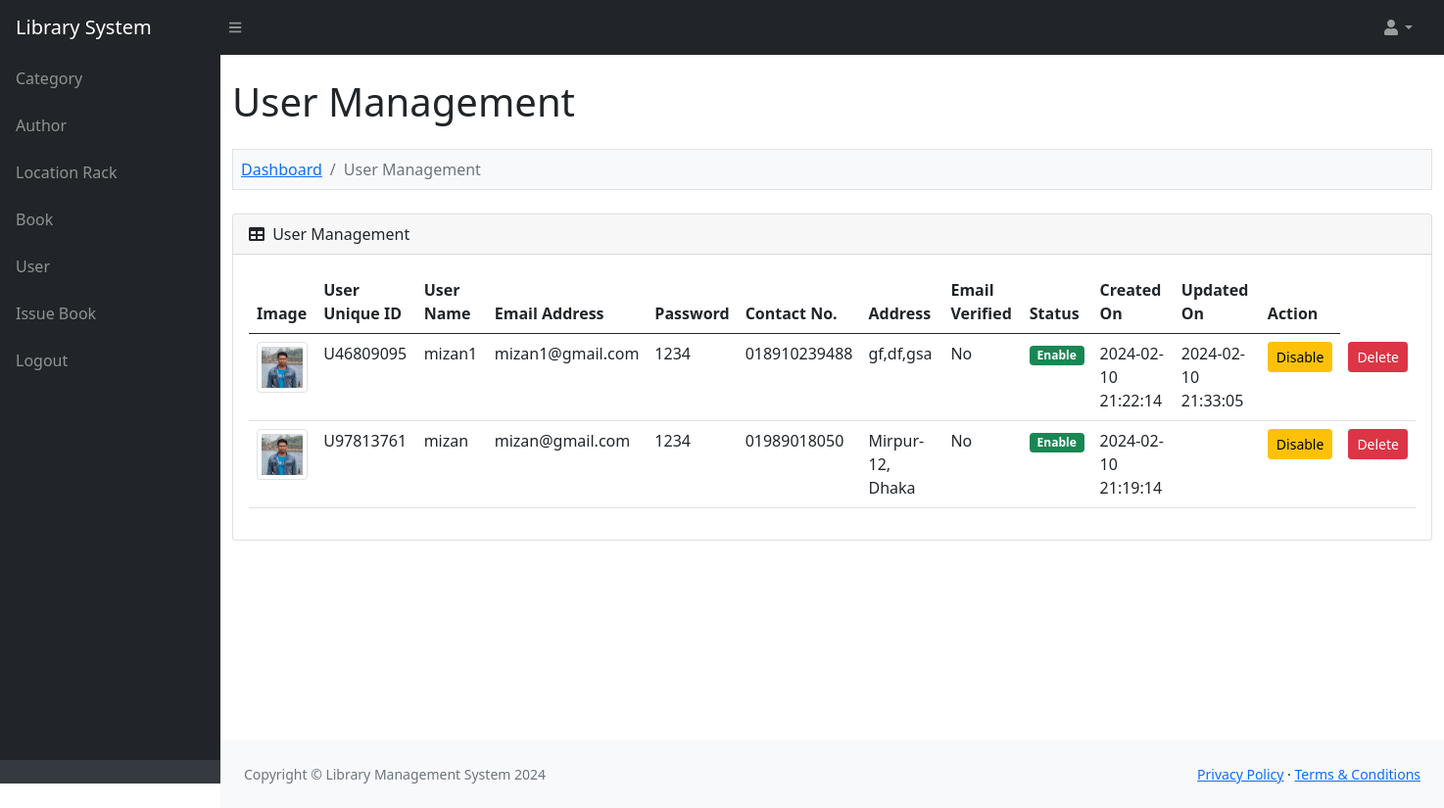
/admin/user.php (signed in), run on an earlier commit of the app's database.
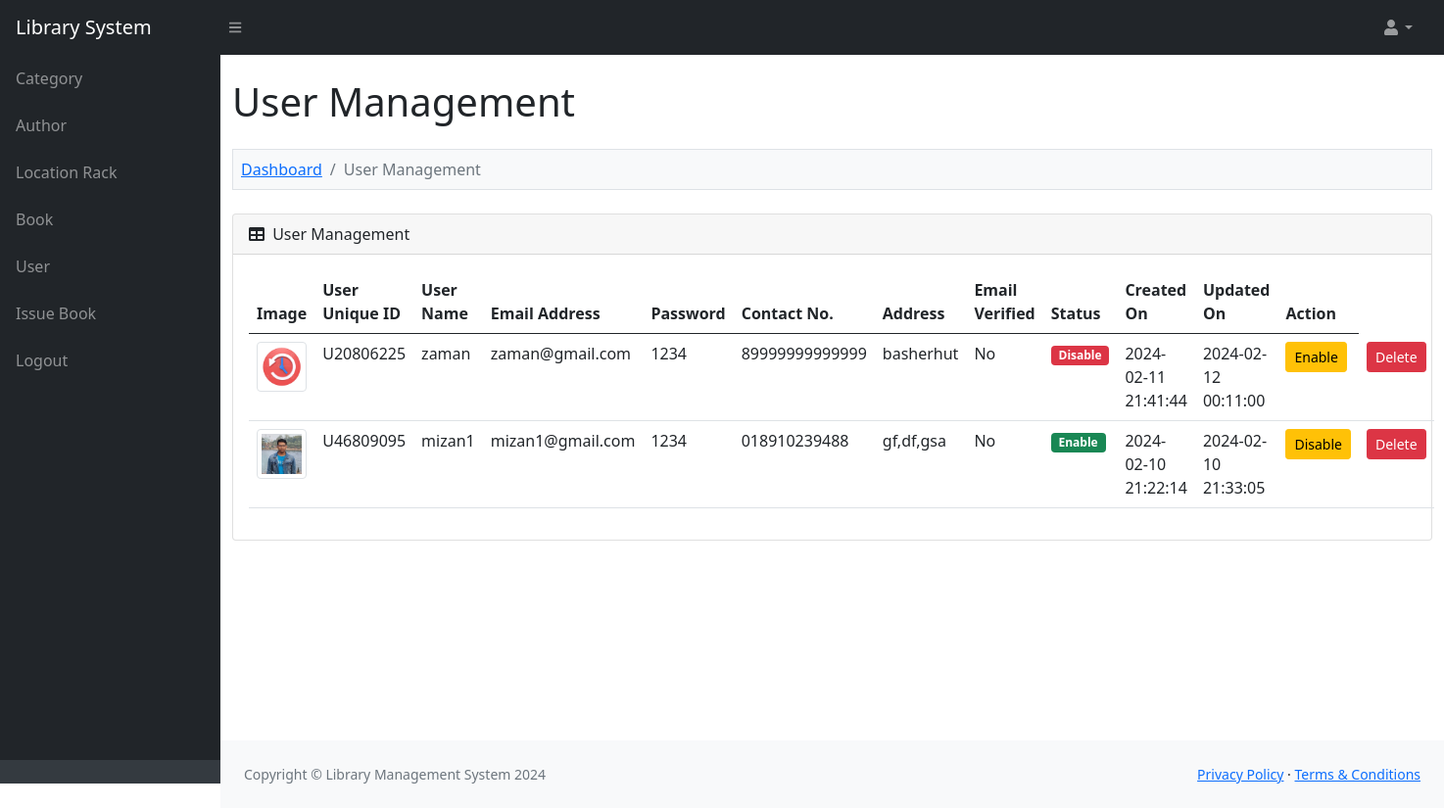
And on a later commit of the database.
### tables this page shows
CREATE TABLE `lms_user` (
  `user_id` int(11) NOT NULL,
  `user_name` varchar(200) NOT NULL,
  `user_address` text NOT NULL,
  `user_contact_no` varchar(30) NOT NULL,
  `user_profile` varchar(100) NOT NULL,
  `user_email_address` varchar(200) NOT NULL,
  `user_password` varchar(30) NOT NULL,
  `user_verificaton_code` varchar(100) NOT NULL,
  `user_verification_status` enum('No','Yes') NOT NULL,
  `user_unique_id` varchar(30) NOT NULL,
  `user_status` enum('Enable','Disable') NOT NULL,
  `user_created_on` varchar(30) NOT NULL,
  `user_updated_on` varchar(30) NOT NULL
);

### admin/user.php (the view, shortened to what this page needs)
<?php
include '../database_connection.php';
$query = "
	SELECT * FROM lms_user
    ORDER BY user_id DESC
";
$statement = $connect->prepare($query);
$statement->execute();
include '../header.php';
?>
<div class="container-fluid py-4" style="min-height: 700px;">
	<h1>User Management</h1>
	<ol class="breadcrumb mt-4 mb-4 bg-light p-2 border">
		<li class="breadcrumb-item"><a href="index.php">Dashboard</a></li>
        <li class="breadcrumb-item active">User Management</li>
    </ol>
    <div class="card mb-4">
    	<div class="card-header">
    		<div class="row">
    			<div class="col col-md-6">
    				<i class="fas fa-table me-1"></i> User Management
    			</div>
    			<div class="col col-md-6" align="right">
    			</div>
    		</div>
    	</div>
    	<div class="card-body">
    		<table id="datatablesSimple" class="table">
    			<thead>
    				<tr>
    					<th>Image</th>
                        <th>User Unique ID</th>
                        <th>User Name</th>
                        <th>Email Address</th>
                        <th>Password</th>
                        <th>Contact No.</th>
                        <th>Address</th>
                        <th>Email Verified</th>
                        <th>Status</th>
                        <th>Created On</th>
                        <th>Updated On</th>
                        <th>Action</th>
    				</tr>
    			</thead>
    			<tbody>
    			<?php
    			if($statement->rowCount() > 0)
    			{
    				foreach($statement->fetchAll() as $row)
    				{
    					$user_status = '';
						$user_status_btn='';
    					if($row['user_status'] == 'Enable')
    					{
    						$user_status = '<div class="badge bg-success">Enable</div>';
							$user_status_btn='Disable';
    					}
    					else
    					{
    						$user_status = '<div class="badge bg-danger">Disable</div>';
							$user_status_btn='Enable';
    					}
    					echo '
    					<tr>
    						<td><img src="../upload/'.$row["user_profile"].'" class="img-thumbnail" width="75" /></td>
    						<td>'.$row["user_unique_id"].'</td>
    						<td>'.$row["user_name"].'</td>
    						<td>'.$row["user_email_address"].'</td>
    						<td>'.$row["user_password"].'</td>
    						<td>'.$row["user_contact_no"].'</td>
    						<td>'.$row["user_address"].'</td>
    						<td>'.$row["user_verification_status"].'</td>
    						<td>'.$user_status.'</td>
    						<td>'.$row["user_created_on"].'</td>
    						<td>'.$row["user_updated_on"].'</td>
    						<td><button type="button" name="delete_button" class="btn btn-warning btn-sm" onclick="delete_data(`'.$row["user_id"].'`, `'.$row["user_status"].'`)">'.$user_status_btn.'</td>
    						<td><button type="button" name="delete_button" class="btn btn-danger btn-sm" onclick="delete_cat(`'.$row["user_id"].'`)">Delete</td>
    					</tr>
    					';
    				}
    			}
    			else
    			{
    				echo '
    				<tr>
    					<td colspan="12" class="text-center">No Data Found</td>
    				</tr>
    				';
    			}
    			?>
    			</tbody>
    		</table>
    	</div>
    </div>
</div>
<?php
include '../footer.php';
?>

What changed in the data, as far as the page shows it:
removed lms_user: user_profile (picture), user_unique "U97813761", user_name "mizan", user_email_address "mizan@gmail.com", user_password "1234", user_contact_no "01989018050", user_address "Mirpur-12, Dhaka", user_verification_status "No", shows "Enable", user_created_on "2024-02-10 21:19:14", user_status "Disable"
added lms_user: user_profile (picture), user_unique "U20806225", user_name "zaman", user_email_address "zaman@gmail.com", user_password "1234", user_contact_no "89999999999999", user_address "basherhut", user_verification_status "No", shows "Disable", user_created_on "2024-02-11 21:41:44", user_updated_on "2024-02-12 00:11:00", user_status "Enable"
